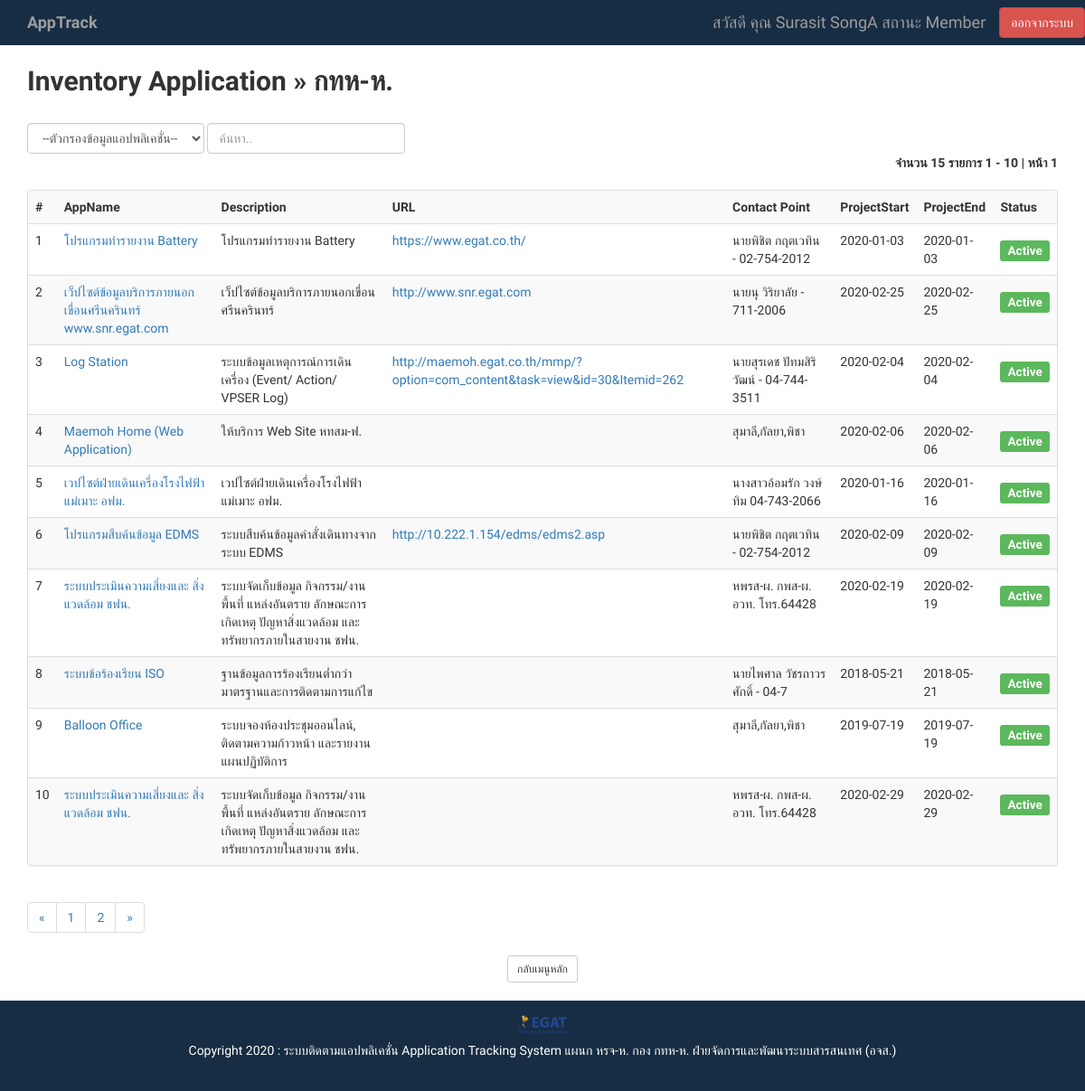
The page /inventory_member.php (signed in) on the database as committed earlier.
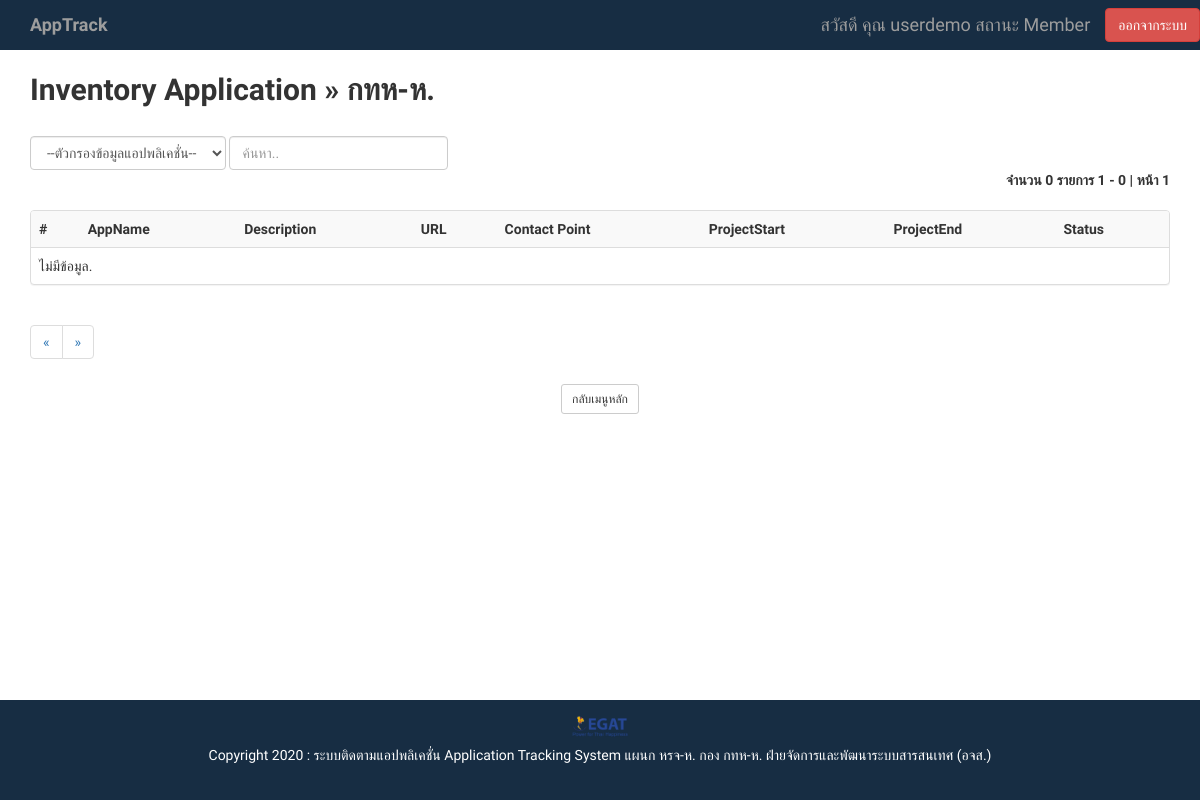
The same page on the database as committed later.
### tables this page shows
CREATE TABLE `inventoryapp` (
  `id` varchar(10) NOT NULL,
  `appname` varchar(255) NOT NULL,
  `contact_point` varchar(100) NOT NULL,
  `phone_number` varchar(10) NOT NULL,
  `project_start` date NOT NULL,
  `project_end` date NOT NULL,
  `description` varchar(255) NOT NULL,
  `url` varchar(255) NOT NULL,
  `status` varchar(50) NOT NULL
);

### inventory_member.php (the view, shortened to what the changed rows need)
<?php session_start();
include('condb.php');
$page=$_GET['page'];
$strSearch=$_GET['strSearch'];
  $name = $_SESSION['name'];
  $level = $_SESSION['level'];
      ?>
<!DOCTYPE html>
<html lang='en'>
  <head>
    <link rel='stylesheet' href='css/stylesheet.css'/>
    <link rel="stylesheet" href="https://maxcdn.bootstrapcdn.com/bootstrap/3.4.1/css/bootstrap.min.css">
  </head>
  <body>
      <nav class="navbar-inverse navbar-fixed-top">
        <div class="container-fluid">
          <div class="collapse navbar-collapse" id="myNavbar">
            <ul class="nav navbar-nav navbar-right">
              <form action="logout.php">
              <a class="navbar-brand"> <p> สวัสดี คุณ <?php echo $name; ?> สถานะ <?php echo $level; ?></p> </a>
              </form>
            </ul>
          </div>
        </div>
        </nav>
        <div class="container">
          <div class="content">
          <h2>จัดการแอปพลิเคชัน</h2>
    			<h2><b>Inventory Application &raquo; กทห-ห.</b></h2>
                <?php
                  $limit = '10';
                  if($strSearch=="Y"){
                    $Qtotal = mysqli_query($con,"select * from inventoryapp Where ".$Search2." like '%".$Search."%'  ");
                  }else{
                    $Qtotal = mysqli_query($con,"select * from inventoryapp");
                  }
                    $total_data = mysqli_num_rows($Qtotal);
                    $total_page= ceil($total_data/$limit);
                    if($page>=$total_page) $page=$total_page;
                    if($page<=0 or $page==''){
                    $page=1;
                  }
                    $start=($page-1)*$limit;
                    $from=$start+1;
                    $to=$page*$limit;
                    if($to>$total_data) $to=$total_data;
                  ?>
                  <br>
          <form class="form-inline" method="get">
				<div class="form-group">
				</div>
			</form>
      <div class='' role='alert' align="right" style='font-weight:bold;'>
            <?php
              printf(' จำนวน %d รายการ ',$total_data);
              echo $from.' - '.$to;
              printf(' | หน้า %d <br />',$page);
            ?>
     </div>
      <br>
      <?php
       $perpage = 10;
       if (isset($_GET['page'])) {
          $page = $_GET['page'];
        } else {
           $page = 1;
        }
        $start = ($page - 1) * $perpage;
        $sql = "select * from inventoryapp limit {$start} , {$perpage} ";
        $query = mysqli_query($con, $sql);
        ?>
    			<div class="table-responsive">
            <div class="panel panel-default">
    			<table class="table table-striped table-hover">
            <tbody id="myTable">
    				<tr>
              <th>#</th>
              <th>AppName</th>
              <th>Description</th>
              <th>URL</th>
              <th>Contact Point	</th>
    					<th>ProjectStart</th>
    					<th>ProjectEnd</th>
    					<th>Status</th>
    				</tr>
    				<?php
                    if (mysqli_num_rows($query) == 0) {
                        echo '<tr><td colspan="8">ไม่มีข้อมูล.</td></tr>';
                    } else {
                        $no = 1;
                        while ($row = mysqli_fetch_assoc($query)) {
                            echo '
                            <tr>
                								<td>'.(($page > 1) ? strval($page - 1).strval($no) : $no ).'</td>
                							<td><a href="profile_inventory_member.php?id='.$row['id'].'">'.$row['appname'].'</a></td>
                                            <td>'.$row['description'].'</td>
                                            <td><a href="'.$row['url'].'"target="_blank">'.$row['url'].'</a></td>
                                            <td>'.$row['contact_point'].'</td>
                							<td>'.$row['project_start'].'</td>
                                            <td>'.$row['project_end'].'</td>
                							<td>';
                                        if ($row['status'] == 'Active') {
                                            echo '<h4><span class="label label-success">Active</h4></span>';
                                        } elseif ($row['status'] == 'In Active') {
                                            echo '<h4><span class="label label-danger">in Active</h4></span>';
                                        }
                                        echo '
    							</td>
    						</tr>
    						';
                            $no++;
                        }
                    }
                    ?>
                  </tbody>
                  </table>
                </div>
                  <?php
                  $sql2 = "select * from inventoryapp ";
                  $query2 = mysqli_query($con, $sql2);
                  $total_record = mysqli_num_rows($query2);
                  $total_page = ceil($total_record / $perpage);
                  ?>
                  <nav>
                    <ul class="pagination">
                      <?php for ($i=1;$i<=$total_page;$i++) { ?>
                        <li><a href="inventory_member.php?page=<?php echo $i; ?>"><?php echo $i; ?></a></li>
                      <?php } ?>
                    </ul>
                  </nav>
                  <center><a href="member.php" class="btn btn-sm btn-default">กลับเมนูหลัก</a></center>
                  <br>
                  <br>
                  <br>
                  <br>
                  <br>
                  <br >
                </div>
              </div>
        </div>
  </body>
</html>

Rows that differ between the two databases and show on the page:
removed inventoryapp: appname "โปรแกรมทำรายงาน Battery", description "โปรแกรมทำรายงาน Battery", url "https://www.egat.co.th/", contact_point "นายพิชิต กฤตเวทิน - 02-754-2012", project_start "2020-01-03", project_end "2020-01-03", status "Active"
removed inventoryapp: appname "เว็ปไซต์ข้อมูลบริการภายนอกเขื่อนศรีนครินทร์ www.snr.egat.com", description "เว็ปไซต์ข้อมูลบริการภายนอกเขื่อนศรีนครินทร์", url "http://www.snr.egat.com", contact_point "นายนุ วิริยาลัย - 711-2006", project_start "2020-02-25", project_end "2020-02-25", status "Active"
removed inventoryapp: appname "Log Station", description "ระบบข้อมูลเหตุการณ์การเดินเครื่อง (Event/ Action/ VPSER Log)", url "http://maemoh.egat.co.th/mmp/?option=com_content&task=view&id=30&Itemid=262", contact_point "นายสุรเดช ปัทมสิริวัฒน์ - 04-744-3511", project_start "2020-02-04", project_end "2020-02-04", status "Active"
removed inventoryapp: appname "Maemoh Home (Web Application)", description "ให้บริการ Web Site หทสม-ฟ.", contact_point "สุมาลี,กัลยา,พิชา", project_start "2020-02-06", project_end "2020-02-06", status "Active"
removed inventoryapp: appname "เวปไซต์ฝ่ายเดินเครื่องโรงไฟฟ้าแม่เมาะ อฟม.", description "เวปไซต์ฝ่ายเดินเครื่องโรงไฟฟ้าแม่เมาะ อฟม.", contact_point "นางสาวอ้อมรัก วงษ์ทิม 04-743-2066", project_start "2020-01-16", project_end "2020-01-16", status "Active"
removed inventoryapp: appname "โปรแกรมสืบค้นข้อมูล EDMS", description "ระบบสืบค้นข้อมูลคำสั่งเดินทางจากระบบ EDMS", url "http://10.222.1.154/edms/edms2.asp", contact_point "นายพิชิต กฤตเวทิน - 02-754-2012", project_start "2020-02-09", project_end "2020-02-09", status "Active"
removed inventoryapp: appname "ระบบประเมินความเสี่ยงและ สิ่งแวดล้อม ชฟน.", description "ระบบจัดเก็บข้อมูล กิจกรรม/งาน พื้นที่ แหล่งอันตราย ลักษณะการเกิดเหตุ ปัญหาสิ่งแวดล้อม และทรัพยากรภายในสายงาน ชฟน.", contact_point "หพรส-ผ. กพส-ผ. อวท. โทร.64428", project_start "2020-02-19", project_end "2020-02-19", status "Active"
removed inventoryapp: appname "ระบบข้อร้องเรียน ISO", description "ฐานข้อมูลการร้องเรียนต่ำกว่ามาตรฐานและการติดตามการแก้ไข", contact_point "นายไพศาล วัชรถาวรศักดิ์ - 04-7", project_start "2018-05-21", project_end "2018-05-21", status "Active"
removed inventoryapp: appname "Balloon Office", description "ระบบจองห้องประชุมออนไลน์, ติดตามความก้าวหน้า และรายงานแผนปฏิบัติการ", contact_point "สุมาลี,กัลยา,พิชา", project_start "2019-07-19", project_end "2019-07-19", status "Active"
removed inventoryapp: appname "ระบบประเมินความเสี่ยงและ สิ่งแวดล้อม ชฟน.", description "ระบบจัดเก็บข้อมูล กิจกรรม/งาน พื้นที่ แหล่งอันตราย ลักษณะการเกิดเหตุ ปัญหาสิ่งแวดล้อม และทรัพยากรภายในสายงาน ชฟน.", contact_point "หพรส-ผ. กพส-ผ. อวท. โทร.64428", project_start "2020-02-29", project_end "2020-02-29", status "Active"
Other text that changed with them:
$name: "Surasit SongA" → "userdemo"
$total_data: "15" → "0"
$to: "10" → "0"
text now shown: "ไม่มีข้อมูล."
list line gone: "1"
list line gone: "2"
